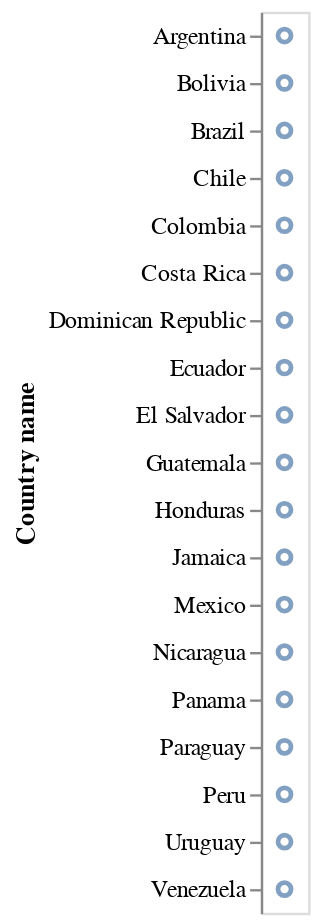

Write notebook code for a chart like this one.
### Code cell
alt.Chart(happy_lac).mark_point().encode(
    y = "Country name")

### Figure 1 — Vega-Lite specification as saved in the notebook (floating-point values rounded to 4 significant figures)
{"config": {"view": {"continuousWidth": 400, "continuousHeight": 300}}, "data": {"name": "data-99841e8e8c373cdb0c4616197489a89a"}, "mark": "point", "encoding": {"y": {"type": "nominal", "field": "Country name"}}, "$schema": "https://vega.github.io/schema/vega-lite/v4.8.1.json", "datasets": {"data-99841e8e8c373cdb0c4616197489a89a": [{"Country name": "Argentina", "year": 2019, "Life Ladder": 6.086, "Log GDP per capita": 10.0, "Social support": 0.896, "Healthy life expectancy at birth": 69.0, "Freedom to make life choices": 0.817, "Generosity": -0.211, "Perceptions of corruption": 0.83, "Positive affect": 0.826, "Negative affect": 0.319, "Regional indicator": "Latin America and Caribbean", "_merge": "both"}, {"Country name": "Bolivia", "year": 2019, "Life Ladder": 5.674, "Log GDP per capita": 9.074, "Social support": 0.784, "Healthy life expectancy at birth": 63.9, "Freedom to make life choices": 0.881, "Generosity": -0.086, "Perceptions of corruption": 0.857, "Positive affect": 0.751, "Negative affect": 0.419, "Regional indicator": "Latin America and Caribbean", "_merge": "both"}, {"Country name": "Brazil", "year": 2019, "Life Ladder": 6.451, "Log GDP per capita": 9.592, "Social support": 0.899, "Healthy life expectancy at birth": 66.6, "Freedom to make life choices": 0.83, "Generosity": -0.062, "Perceptions of corruption": 0.762, "Positive affect": 0.761, "Negative affect": 0.337, "Regional indicator": "Latin America and Caribbean", "_merge": "both"}, {"Country name": "Chile", "year": 2019, "Life Ladder": 5.942, "Log GDP per capita": 10.1, "Social support": 0.869, "Healthy life expectancy at birth": 70.0, "Freedom to make life choices": 0.659, "Generosity": -0.103, "Perceptions of corruption": 0.86, "Positive affect": 0.809, "Negative affect": 0.337, "Regional indicator": "Latin America and Caribbean", "_merge": "both"}, {"Country name": "Colombia", "year": 2019, "Life Ladder": 6.35, "Log GDP per capita": 9.598, "Social support": 0.873, "Healthy life expectancy at birth": 68.0, "Freedom to make life choices": 0.822, "Generosity": -0.172, "Perceptions of corruption": 0.854, "Positive affect": 0.822, "Negative affect": 0.322, "Regional indicator": "Latin America and Caribbean", "_merge": "both"}, {"Country name": "Costa Rica", "year": 2019, "Life Ladder": 6.998, "Log GDP per capita": 9.885, "Social support": 0.906, "Healthy life expectancy at birth": 71.5, "Freedom to make life choices": 0.927, "Generosity": -0.146, "Perceptions of corruption": 0.836, "Positive affect": 0.848, "Negative affect": 0.303, "Regional indicator": "Latin America and Caribbean", "_merge": "both"}, {"Country name": "Dominican Republic", "year": 2019, "Life Ladder": 6.004, "Log GDP per capita": 9.821, "Social support": 0.884, "Healthy life expectancy at birth": 66.1, "Freedom to make life choices": 0.877, "Generosity": -0.123, "Perceptions of corruption": 0.746, "Positive affect": 0.784, "Negative affect": 0.264, "Regional indicator": "Latin America and Caribbean", "_merge": "both"}, {"Country name": "Ecuador", "year": 2019, "Life Ladder": 5.809, "Log GDP per capita": 9.339, "Social support": 0.808, "Healthy life expectancy at birth": 68.8, "Freedom to make life choices": 0.83, "Generosity": -0.115, "Perceptions of corruption": 0.839, "Positive affect": 0.811, "Negative affect": 0.374, "Regional indicator": "Latin America and Caribbean", "_merge": "both"}, {"Country name": "El Salvador", "year": 2019, "Life Ladder": 6.455, "Log GDP per capita": 9.08, "Social support": 0.764, "Healthy life expectancy at birth": 66.4, "Freedom to make life choices": 0.877, "Generosity": -0.109, "Perceptions of corruption": 0.682, "Positive affect": 0.871, "Negative affect": 0.271, "Regional indicator": "Latin America and Caribbean", "_merge": "both"}, {"Country name": "Guatemala", "year": 2019, "Life Ladder": 6.262, "Log GDP per capita": 9.064, "Social support": 0.774, "Healthy life expectancy at birth": 65.1, "Freedom to make life choices": 0.901, "Generosity": -0.062, "Perceptions of corruption": 0.773, "Positive affect": 0.859, "Negative affect": 0.311, "Regional indicator": "Latin America and Caribbean", "_merge": "both"}, {"Country name": "Honduras", "year": 2019, "Life Ladder": 5.93, "Log GDP per capita": 8.653, "Social support": 0.797, "Healthy life expectancy at birth": 67.4, "Freedom to make life choices": 0.846, "Generosity": 0.063, "Perceptions of corruption": 0.815, "Positive affect": 0.85, "Negative affect": 0.279, "Regional indicator": "Latin America and Caribbean", "_merge": "both"}, {"Country name": "Jamaica", "year": 2019, "Life Ladder": 6.309, "Log GDP per capita": 9.186, "Social support": 0.878, "Healthy life expectancy at birth": 67.5, "Freedom to make life choices": 0.891, "Generosity": -0.137, "Perceptions of corruption": 0.885, "Positive affect": 0.752, "Negative affect": 0.195, "Regional indicator": "Latin America and Caribbean", "_merge": "both"}, {"Country name": "Mexico", "year": 2019, "Life Ladder": 6.432, "Log GDP per capita": 9.891, "Social support": 0.852, "Healthy life expectancy at birth": 68.6, "Freedom to make life choices": 0.903, "Generosity": -0.141, "Perceptions of corruption": 0.809, "Positive affect": 0.864, "Negative affect": 0.252, "Regional indicator": "Latin America and Caribbean", "_merge": "both"}, {"Country name": "Nicaragua", "year": 2019, "Life Ladder": 6.113, "Log GDP per capita": 8.595, "Social support": 0.874, "Healthy life expectancy at birth": 67.8, "Freedom to make life choices": 0.883, "Generosity": 0.029, "Perceptions of corruption": 0.622, "Positive affect": 0.835, "Negative affect": 0.337, "Regional indicator": "Latin America and Caribbean", "_merge": "both"}, {"Country name": "Panama", "year": 2019, "Life Ladder": 6.086, "Log GDP per capita": 10.36, "Social support": 0.886, "Healthy life expectancy at birth": 69.7, "Freedom to make life choices": 0.883, "Generosity": -0.199, "Perceptions of corruption": 0.869, "Positive affect": 0.878, "Negative affect": 0.244, "Regional indicator": "Latin America and Caribbean", "_merge": "both"}, {"Country name": "Paraguay", "year": 2019, "Life Ladder": 5.653, "Log GDP per capita": 9.448, "Social support": 0.892, "Healthy life expectancy at birth": 65.9, "Freedom to make life choices": 0.876, "Generosity": 0.028, "Perceptions of corruption": 0.882, "Positive affect": 0.858, "Negative affect": 0.275, "Regional indicator": "Latin America and Caribbean", "_merge": "both"}, {"Country name": "Peru", "year": 2019, "Life Ladder": 5.999, "Log GDP per capita": 9.461, "Social support": 0.809, "Healthy life expectancy at birth": 68.4, "Freedom to make life choices": 0.815, "Generosity": -0.13, "Perceptions of corruption": 0.874, "Positive affect": 0.82, "Negative affect": 0.375, "Regional indicator": "Latin America and Caribbean", "_merge": "both"}, {"Country name": "Uruguay", "year": 2019, "Life Ladder": 6.6, "Log GDP per capita": 9.979, "Social support": 0.933, "Healthy life expectancy at birth": 69.1, "Freedom to make life choices": 0.903, "Generosity": -0.095, "Perceptions of corruption": 0.599, "Positive affect": 0.889, "Negative affect": 0.222, "Regional indicator": "Latin America and Caribbean", "_merge": "both"}, {"Country name": "Venezuela", "year": 2019, "Life Ladder": 5.081, "Log GDP per capita": null, "Social support": 0.888, "Healthy life expectancy at birth": 66.7, "Freedom to make life choices": 0.626, "Generosity": null, "Perceptions of corruption": 0.839, "Positive affect": 0.761, "Negative affect": 0.351, "Regional indicator": "Latin America and Caribbean", "_merge": "both"}]}}
